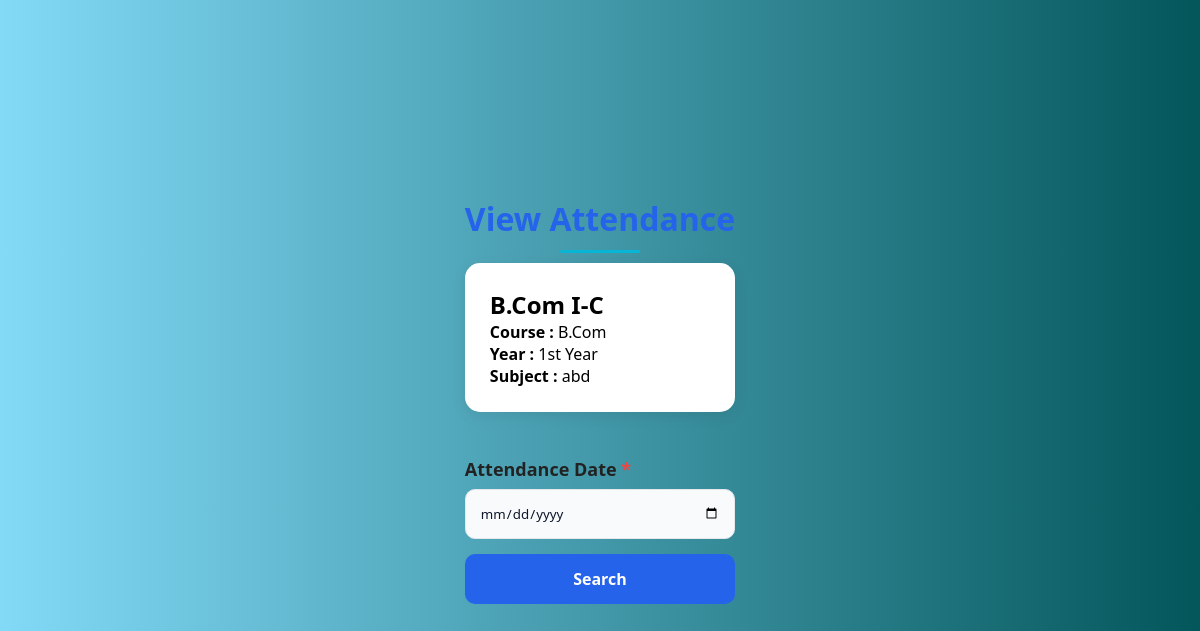
Screenshot of /view_attendance.php?class_id=3&subject_id=4 (signed in) with the database file from the repository.
### tables this page shows
CREATE TABLE `classes` (
  `class_id` int(11) NOT NULL,
  `class_name` varchar(50) NOT NULL,
  `department_id` int(11) NOT NULL,
  `year_id` int(11) NOT NULL,
  `section` varchar(5) NOT NULL,
  `class_advisor` int(11) DEFAULT NULL
);

CREATE TABLE `departments` (
  `department_id` int(11) NOT NULL,
  `department_name` varchar(100) NOT NULL,
  `program_level` enum('UG','PG','Diploma','PhD') NOT NULL DEFAULT 'UG'
);

CREATE TABLE `years` (
  `year_id` int(11) NOT NULL,
  `year_name` varchar(30) NOT NULL
);

CREATE TABLE `subjects` (
  `subject_id` int(11) NOT NULL,
  `subject_code` varchar(20) NOT NULL,
  `subject_name` varchar(100) NOT NULL,
  `department_id` int(11) NOT NULL,
  `year_id` int(11) NOT NULL,
  `semester` int(11) NOT NULL,
  `credits` int(11) DEFAULT 4,
  `created_at` timestamp NOT NULL DEFAULT current_timestamp()
);

### view_attendance.php (the view, shortened to what this page needs)
<?php
require "database.php";
$staff_id = $_SESSION["staff_id"];
$class_id = intval($_GET["class_id"]);
$subject_id = intval($_GET["subject_id"]);
$date = "";
$stmt = mysqli_prepare(
$conn,
"SELECT
c.class_name,
d.department_name,
y.year_name,
s.subject_name
FROM staff_subjects ss
INNER JOIN classes c
ON ss.class_id = c.class_id
INNER JOIN departments d
ON c.department_id = d.department_id
INNER JOIN years y
ON c.year_id = y.year_id
INNER JOIN subjects s
ON ss.subject_id = s.subject_id
WHERE
ss.staff_id=?
AND ss.class_id=?
AND ss.subject_id=?"
);
mysqli_stmt_bind_param(
$stmt,
"iii",
$staff_id,
$class_id,
$subject_id
);
mysqli_stmt_execute($stmt);
$class = mysqli_fetch_assoc(mysqli_stmt_get_result($stmt));
?>
<!DOCTYPE html>
<html>
<head>
<link
rel="stylesheet"
href="style.css">
</head>
<body>
<div class="form-container">
<h1>
View Attendance
</h1>
<div class="profile-card">
<h2>
<?php echo htmlspecialchars($class["class_name"]); ?>
</h2>
<p>
<strong>Course :</strong>
<?php echo htmlspecialchars($class["department_name"]); ?>
</p>
<p>
<strong>Year :</strong>
<?php echo htmlspecialchars($class["year_name"]); ?>
</p>
<p>
<strong>Subject :</strong>
<?php echo htmlspecialchars($class["subject_name"]); ?>
</p>
</div>
<form method="GET">
<label>
Attendance Date
</label>
<input
type="date"
name="attendance_date"
required
value="<?php echo htmlspecialchars($date); ?>">
<button
type="submit">
Search
</button>
</form>
</div>
</body>
</html>

### style.css (style rules this page uses)
* { margin:0; padding:0; box-sizing:border-box; font-family:'Segoe UI', Tahoma, Geneva, Verdana, sans-serif; }
body { min-height:100vh; display:flex; justify-content:center; align-items:center; padding:40px; background:linear-gradient( to right, #82daf7, #03565a ); }
form { display:flex; flex-direction:column; }
h1 { text-align:center; font-size:32px; color:#2563EB; margin-bottom:10px; }
h1::after { content:""; display:block; width:80px; height:3px; background:#06B6D4; margin:10px auto; border-radius:10px; }
label { margin-top:15px; margin-bottom:6px; color:#0F172A; font-weight:600; }
input, select, textarea { width:100%; padding:14px; border-radius:10px; border:1px solid #E5E7EB; background:#F8FAFC; color:#0F172A; outline:none; transition:0.3s; }
input::placeholder, textarea::placeholder { color:#94A3B8; }
button { width:100%; padding:14px; border:none; border-radius:10px; font-size:16px; font-weight:600; cursor:pointer; margin-top:15px; transition:0.3s ease; }
button[type="submit"] { background:#2563EB; color:white; }
label { display:block; margin-top:20px; margin-bottom:8px; font-size:18px; font-weight:600; color:#222; }
label::after { content:" *"; color:#EF4444; }
input, select, textarea { transition:.3s ease; }
.profile-card { background:#fff; border-radius:15px; padding:25px; margin-bottom:25px; box-shadow:0 4px 15px rgba(0,0,0,.08); }

### rows the page displays
classes: class_name "B.Com I-C", department.department_name "B.Com", year.year_name "1st Year", subjects.subject_name "abd"
